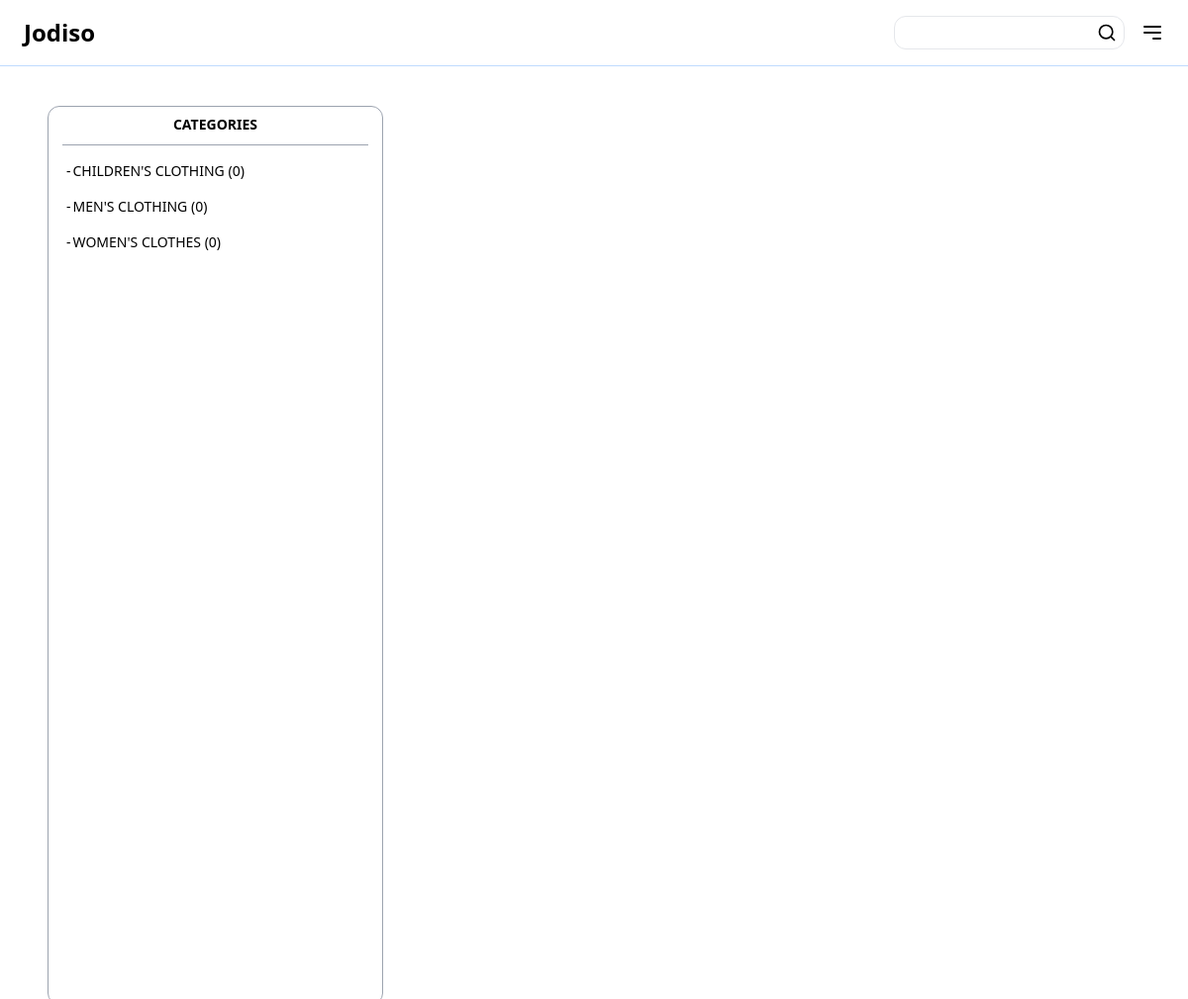
The app's page /, older data.
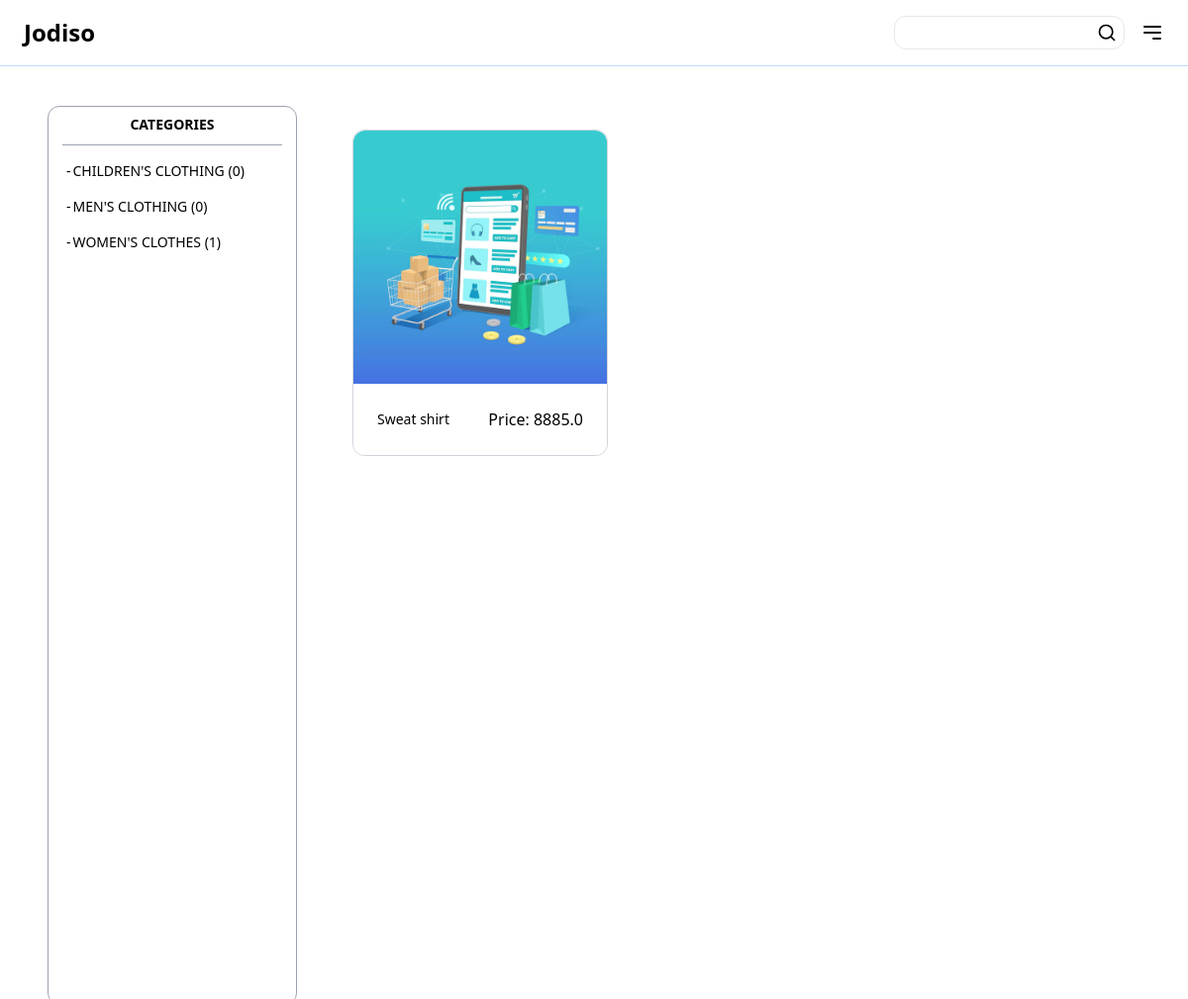
The same page, newer data.
### item/models.py (models this page shows, shortened)
class Category(models.Model):
    name = models.CharField(max_length=255)
    class Meta:
        ordering = ('name',)
        verbose_name_plural = 'Categories'

class Item(models.Model):
    category = models.ForeignKey(Category, related_name='items', on_delete=models.CASCADE)
    name = models.CharField(max_length=255)
    description = models.TextField(blank=True, null=True)
    price = models.FloatField()
    image = models.ImageField(upload_to='items_images', blank=True, null=True)
    is_sold = models.BooleanField(default= False)
    created_by = models.ForeignKey(User,related_name='items', on_delete=models.CASCADE)
    created_at = models.DateTimeField(auto_now_add =True)
    class Meta:
        ordering= ('name',)

### core/views.py (the view)
# urls.py: path('',views.index,name='index'),
def index(request):
    items = Item.objects.filter(is_sold= False)[0:6]
    categories = Category.objects.all()
    return render(request,'core/index.html',{
        'categories': categories,
        'items': items,
    })

### core/templates/core/index.html (shortened to what this page needs)
{% extends 'core/base.html' %}
{% load static %}
{% block content %}
<div class="flex md:flex-row flex-col   space-y-2 md:space-x-4 w-full">
    <div
        class="flex md:flex-col flex-[0.3] md:w-24 md:h-[90vh]  flex-row md:border w-full border-gray-400 mx-6 p-2 md:rounded-xl">
        <div class="mx-1.5 md:border-b border-gray-400 ">
            <p class="text-sm uppercase text-center pb-2.5 font-semibold ml-auto">Categories</p>
        </div>
        <div class="md:flex md:flex-col  md:w-[80vw] md:mt-4 md:ml-2.5 md:space-y-4 md:h-[75] hidden ">
            {% for category in categories %}
            <a href="#" class="text-sm flex flex-row  space-x-0.5 uppercase"><span
                    class="hidden md:block mr-0.5">-</span class="">{{category.name}}
                ({{category.items.count}})</span></a>
            {% endfor %}
        </div>
    </div>
    <div class="flex flex-row md:space-x-4  flex-wrap">
        {% for item in items %}
        <div class="w-84 border h-fit border-gray-300 rounded-xl m-4">
            <a href="{% url 'item:detail' item.id %}">
                <div class="overflow-hidden h-64 rounded-t-xl">
                    <img src="{% static 'images/eccomerce.avif' %}" class="object-cover product w-full h-full">
                </div>
                <div class="p-6 bg-white flex flex-row justify-between items-center rounded-b-xl">
                    <h2 class="text-sm first-letter:uppercase">{{ item.name }}</h2>
                    <p class="text-black"><span class="text-black">Price:</span>
                        <span id="money text-sm">{{item.price}}</span>
                    </p>
                </div>
            </a>
        </div>
        {% endfor %}
    </div>
</div>
{% endblock %}

Row changes from the older to the newer data that the page shows:
computed for Category "WOMEN'S CLOTHES": items.count "0" → "1"
added Item: name "sweat shirt", price "8885.0"
